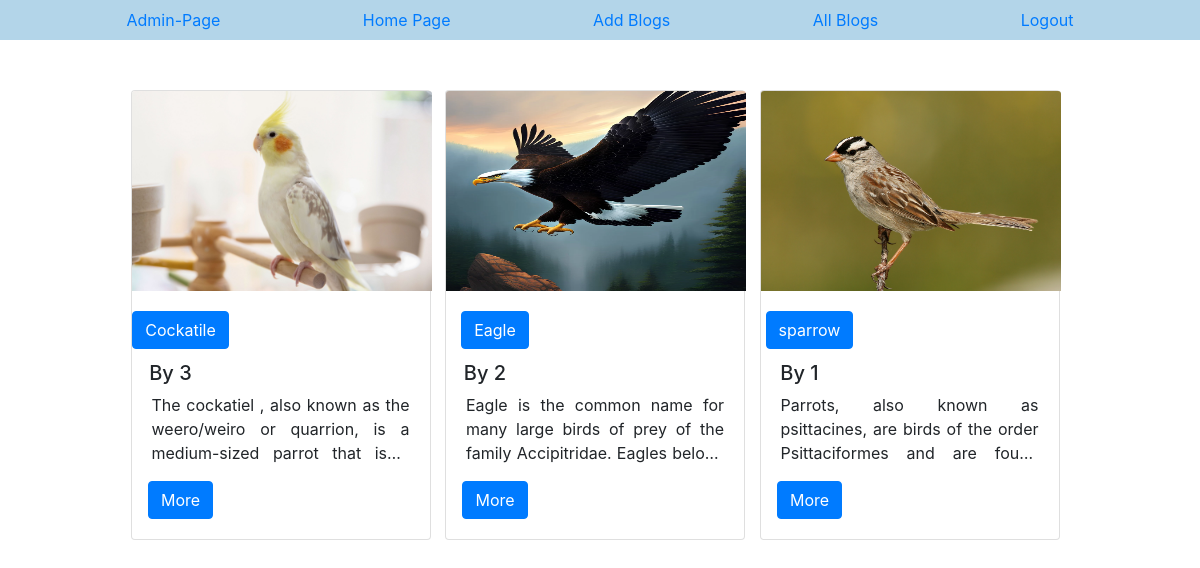
The app's page /list/ (signed in) with its own data.
### app/models.py (models this page shows, shortened)
class Birds(models.Model):
    username=models.ForeignKey(User,on_delete=models.CASCADE)
    bird_pic=models.ImageField()
    bird_name=models.CharField(max_length=100,primary_key=True)
    about=models.TextField()

### app/views.py (the view)
# urls.py: path('list/',list,name='list'),
@login_required
def list(request):
    if request.session.get('username'):
            ADO=Birds.objects.all()
            SJD=BirdsSeriallizer(ADO,many=True)
            d={'data':SJD.data}
            return render(request,'list.html',d)

### templates/list.html (shortened to what this page needs)
{% extends 'NormalPage.html' %}
{% block body_block %}
      {% for i in data %}
    <div class="card" style="width: 300px;">
        <img  src="{{i.bird_pic}}" class="card-img-top" alt="..." style="height: 200px; width:300px">
        <div class="card-body">
          <h5 class="card-title" ><a class="btn btn-primary" href="{{i.bird_name}}">{{i.bird_name}}</a></h5>
          <h5>By {{i.username}} </h5>
          <p class="card-text">{{i.about}}</p>
          <a href="#" class="more btn btn-primary">More</a>
            </div>
      </div>
      {% endfor %}
{% endblock %}

### templates/NormalPage.html (shortened to what this page needs)
<!doctype html>
<html lang="en">
  <head>
    <link rel="stylesheet" href="https://cdn.jsdelivr.net/npm/bootstrap@4.6.2/dist/css/bootstrap.min.css">
  </head>
  <body>
<center>
    <nav class="nav" style="background-color: rgb(179, 213, 233);">
      <a href="{% url 'admin:index' %}" class="nav-link">Admin-Page</a>
      <a href="{% url 'HomePage' %}" class="nav-link">Home Page</a>
      {% if user.is_authenticated %}
      <a href="{% url 'CreateBirds' %}" class="nav-link">Add Blogs</a>
      <a href="{% url 'list' %}" class="nav-link">All Blogs</a>
      <a href="{% url 'user_logout' %}" class="nav-link">Logout</a>
      {% else %}
      <a href="{% url 'user_login' %}" class="nav-link">Login Here</a>
      <a href="{% url 'Registration' %}" class="nav-link">Register Here</a>
      {% endif %}
    </nav>
{% block body_block %}
{% endblock %}
</center>
  </body>
</html>

### templates/NormalPage.html (style rules this page uses)
.nav { display: flex; justify-content: space-evenly; }

### templates/list.html (style rules this page uses)
body { box-sizing: border-box; }
.card { display: inline-block; width: 300px; margin-right: 10px; margin-top: 50px; }
.card-text { display: -webkit-box; -webkit-line-clamp: 3; -webkit-box-orient: vertical; overflow: hidden; text-overflow: ellipsis; text-align: justify; }
.card-title { margin-left: -200px; }
h5 { margin-left: -220px; }
.more { margin-left: -200px; }

### records on screen
Birds: bird_name "Cockatile", about "The cockatiel , also known as the weero/weiro or quarrion, is a medium-sized parrot that is…"
Birds: bird_name "Eagle", about "Eagle is the common name for many large birds of prey of the family Accipitridae. Eagles…"
Birds: bird_name "sparrow", about "Parrots, also known as psittacines, are birds of the order Psittaciformes and are…"

### other values on screen
{{ i.username }} "3" "2" "1"
